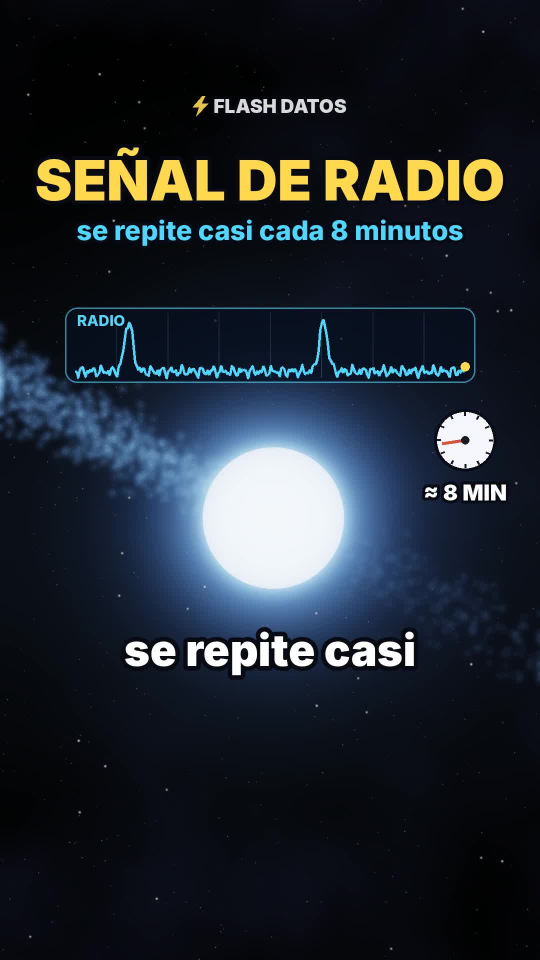
#> input picture videos/42-senal-radio-8-minutos/portada.jpg, 1080 x 1920 px (shown at 1/2 size); its folder holds only this picture in this run
$ python -i escena.py   (imports and definitions only)
#> lines starting #> are read from the running program, lines starting #| are printed output that depends on the picture
### motor/noise.py
import numpy as np
rng = np.random.default_rng(7)
PERM = rng.permutation(256)
P = np.concatenate([PERM, PERM]).astype(np.int64)
VALS = rng.random(256)


def _hash(ix, iy, iz):
    return VALS[P[P[P[ix & 255] + (iy & 255)] + (iz & 255)]]


def vnoise(x, y, z):
    xi, yi, zi = np.floor(x).astype(np.int64), np.floor(y).astype(np.int64), np.floor(z).astype(np.int64)
    xf, yf, zf = x - xi, y - yi, z - zi
    u, v, w = xf * xf * (3 - 2 * xf), yf * yf * (3 - 2 * yf), zf * zf * (3 - 2 * zf)
    c000 = _hash(xi, yi, zi); c100 = _hash(xi + 1, yi, zi)
    c010 = _hash(xi, yi + 1, zi); c110 = _hash(xi + 1, yi + 1, zi)
    c001 = _hash(xi, yi, zi + 1); c101 = _hash(xi + 1, yi, zi + 1)
    c011 = _hash(xi, yi + 1, zi + 1); c111 = _hash(xi + 1, yi + 1, zi + 1)
    x00 = c000 + u * (c100 - c000); x10 = c010 + u * (c110 - c010)
    x01 = c001 + u * (c101 - c001); x11 = c011 + u * (c111 - c011)
    y0 = x00 + v * (x10 - x00); y1 = x01 + v * (x11 - x01)
    return y0 + w * (y1 - y0)


def fbm(x, y, z, octaves=5, lac=2.0, gain=0.5, seed=0.0):
#> called with octaves = 5, lac = 2, gain = 0.5, seed = 21
    tot, amp, norm, f = 0.0, 1.0, 0.0, 1.0
    for o in range(octaves):
        off = seed * 17.31 + o * 31.7
        tot = tot + amp * vnoise(x * f + off, y * f - off * 0.7, z * f + off * 1.3)
        norm += amp; amp *= gain; f *= lac
    return tot / norm


def smooth(a, b, x):
    t = np.clip((x - a) / (b - a), 0, 1)
    return t * t * (3 - 2 * t)


def mix(a, b, t):
    t = t[..., None]
    return np.asarray(a) * (1 - t) + np.asarray(b) * t

### videos/42-senal-radio-8-minutos/escena.py
"""Flash Datos · video 42: la señal de radio que se repite casi cada 8 minutos (GPM J071507−114153).

Escena nueva: enana blanca que gira como faro con un solo haz de radio (pulso en cada vuelta) y un
osciloscopio que marca cada pulso; ondas de radio que cruzan el espacio hasta la Tierra (Australia);
la pareja con la estrella parecida al Sol; la docena de señales conocidas con una enana roja; la
prominencia y la llamarada iluminadas por el haz; cierre con la pareja completa.

Uso:
  python3 escena.py test 1 5 12 ...
  python3 escena.py chunk <ini> <fin> <out>
  python3 escena.py info
"""
import json, math, os, subprocess, sys
import numpy as np
from PIL import Image, ImageDraw, ImageFont
from scipy.ndimage import gaussian_filter, zoom as ndzoom

BASE = os.path.dirname(os.path.abspath(__file__))
sys.path.insert(0, BASE)
from noise import fbm

W, H, FPS = 1080, 1920, 30
TY = math.tan(math.radians(20)); TX = TY * W / H
PIX = 2 * TY / H

xs = ((np.arange(W) + 0.5) / W * 2 - 1) * TX
ys = (1 - (np.arange(H) + 0.5) / H * 2) * TY
DX, DY = np.meshgrid(xs, ys)
NRM = np.sqrt(DX * DX + DY * DY + 1)
DIRS = np.stack([DX / NRM, DY / NRM, -1 / NRM], axis=-1).astype(np.float64)

# [1 line not run here, left out]


def lin(c):
    return np.asarray(c, dtype=np.float32) ** 2.2


def smooth(a, b, x):
    t = np.clip((x - a) / (b - a), 0, 1)
    return t * t * (3 - 2 * t)


def ease(s):
    s = min(max(s, 0.0), 1.0)
    return s * s * s * (s * (6 * s - 15) + 10)


def ease_out(s):
    s = min(max(s, 0.0), 1.0)
    return 1 - (1 - s) ** 3


def lerp(a, b, s):
    return np.asarray(a, float) * (1 - s) + np.asarray(b, float) * s


# [24 lines left out: functions sample, rot_y, rot_x, not called in this run]


def latlon(v):
    return np.arcsin(np.clip(v[..., 1], -1, 1)), np.arctan2(v[..., 0], v[..., 2])


# [1 line not run here, left out]
# [1 line that did not run here, left out]
# [1 line that did not run here, left out]
# [1 line that did not run here, left out]


# ---------------- fondo ----------------
def make_background():
    rng = np.random.default_rng(9)
    bg = np.zeros((H, W, 3), np.float32)
    n = 1700
    x = rng.integers(0, W, n); y = rng.integers(0, H, n)
    inten = 0.02 + 0.45 * rng.random(n) ** 7
    tint = rng.random(n)
    col = np.stack([0.80 + 0.2 * tint, 0.86 + 0.06 * tint, 1.0 - 0.25 * tint], -1)
    np.add.at(bg, (y, x), col * inten[:, None])
    bg = gaussian_filter(bg, (0.6, 0.6, 0))
    big = np.zeros_like(bg)
    m = 40
    bx = rng.integers(0, W, m); by = rng.integers(0, H, m)
    np.add.at(big, (by, bx), np.array([1.0, 0.95, 0.9]) * (1.5 + 3 * rng.random(m))[:, None])
    bg += gaussian_filter(big, (1.3, 1.3, 0))
    gy, gx = np.mgrid[0:120, 0:68] / 40.0
    neb = fbm(gx, gy, np.full_like(gx, 2.3), 5, seed=21)
    neb = ndzoom(neb, (H / 120, W / 68), order=1)
    neb = np.clip((neb - 0.45) * 2.2, 0, 1) ** 1.6
    bg += neb[..., None] * np.array([0.012, 0.016, 0.045], np.float32)
    return bg


BG = make_background()

# ---------------- cámara ----------------
class Cam:
    # [7 lines left out: function __init__, not called in this run]

    def dirs(self, y0, y1, x0, x1):
        d = DIRS[y0:y1, x0:x1]
        return d[..., 0:1] * self.r + d[..., 1:2] * self.u + (-d[..., 2:3]) * self.f

    # [84 lines left out: functions proj, draw_earth, splat, not called in this run]


def bloom(img):
    small = img[::4, ::4]
    br = np.clip(small - 0.85, 0, None)
    g = gaussian_filter(br, (5, 5, 0)) * 0.55 + gaussian_filter(br, (22, 22, 0)) * 0.8 + gaussian_filter(br, (60, 60, 0)) * 0.45
    return img + ndzoom(g, (4, 4, 1), order=1)[:H, :W]


# [4 lines left out: function tonemap, not called in this run]


# [1 line not run here, left out]
# [1 line that did not run here, left out]
# [1 line that did not run here, left out]
# [1 line that did not run here, left out]
# [1 line that did not run here, left out]
# [1 line that did not run here, left out]
SPLIT = lambda k, f: S0[k] + (S1[k] - S0[k]) * f
# [1 line that did not run here, left out]
RE_KM = 6371.0
FD = os.path.join(BASE, "fonts", "")
_fc = {}


# [5 lines left out: function font, not called in this run]


YELLOW = (255, 216, 77); CYAN = (79, 216, 255); WHITE = (255, 255, 255); RED = (255, 90, 70); ORANGE = (255, 160, 70)
HL_WORDS = set()


# [15 lines left out: function groups_for_part, not called in this run]


CAPS = []
# [6 lines not run here, left out]


def is_hl(w):
    core = w.strip(".,:…?¿!¡()").lower()
    return any(ch.isdigit() for ch in core) or core in HL_WORDS or (core.isupper() and len(core) > 2) or w.strip(".,:…?¿!¡()").isupper()


# [28 lines left out: functions draw_caption, fade, not called in this run]


def txt(d, xy, s, size, col, A, fn="Inter-Black.otf", sw=8, anchor="mm"):
    d.text(xy, s, font=font(fn, size), fill=col + (A,), anchor=anchor, stroke_width=sw, stroke_fill=(8, 10, 20, A))


# [13 lines left out: function draw_label, not called in this run]


def bolt(cx, cy, s):
    pts = [(0.58, 0.0), (0.12, 0.56), (0.44, 0.56), (0.30, 1.0), (0.88, 0.38), (0.55, 0.38), (0.74, 0.0)]
    return [(cx + (px - 0.5) * s, cy + (py - 0.5) * s) for px, py in pts]


# [61 lines left out: functions draw_watermark, marker, draw_endcard, flash_alpha, glow, _paste, not called in this run]


# =====================================================================
#  VIDEO 42 · La señal de radio de cada 8 minutos · escena nueva
# =====================================================================

def unit(v):
    v = np.asarray(v, float)
    return v / np.linalg.norm(v)


def pt(cam, P):
    x, y, z = cam.proj(P)
    return float(x[0]), float(y[0]), float(z[0])


# [1 line that did not run here, left out]
# [1 line that did not run here, left out]
SOL_HOT = np.array([3.0, 2.3, 1.05]); SOL_COOL = np.array([1.9, 1.0, 0.32])
WD_HOT = np.array([1.5, 1.8, 2.4]); WD_COOL = np.array([1.0, 1.25, 1.8])
RD_HOT = np.array([1.9, 0.5, 0.16]); RD_COOL = np.array([0.9, 0.15, 0.04])


# [47 lines left out: function draw_star, not called in this run]


# ---------------- el faro: un haz de radio que gira ----------------
PV = 2.0          # segundos de video por vuelta (en la realidad, casi 8 minutos)
T_OFF = 0.55      # primer pulso
ALPHA = math.radians(80)


def theta(t):
    return 2 * math.pi * (t - T_OFF) / PV


def pulse(t):
    th = (theta(t) + math.pi) % (2 * math.pi) - math.pi
    return math.exp(-th * th / 0.035)


# [7 lines left out: function pulse_times, not called in this run]


RB = np.random.default_rng(42)
NB = 7000
B_S = RB.random(NB); B_J = RB.standard_normal((NB, 2)); B_TW = RB.random(NB)


# [44 lines left out: functions beam_axis, draw_beam, pulse_flash, draw_wd, not called in this run]


# ---------------- la pareja ----------------
U1 = np.array([1.0, 0.0, 0.0])
U2 = unit([0.0, 0.22, -1.0])
A_ORB = 2.9
R_SOL, R_WD = 1.0, 0.11


def wd_pos(t):
    ph = 2.35 + 0.045 * t
    return A_ORB * (math.cos(ph) * U1 + math.sin(ph) * U2)


# [29 lines left out: functions draw_pair, orbit_ring, not called in this run]


# ---------------- ondas de radio hacia la Tierra ----------------
SRC = np.array([2.2, 4.9, -20.0])


# ---------------- prominencia y llamarada ----------------
RP = np.random.default_rng(7)
NP_ = 2600
P_U = RP.random(NP_); P_J = RP.standard_normal((NP_, 3)); P_B = 0.5 + RP.random(NP_)
CD_L = unit([-0.29, 0.39, 0.88])
_er = unit(np.cross([0, 1, 0], CD_L)); _er = -_er if _er[0] > 0 else _er
_eu = np.cross(CD_L, _er)
_eu = _eu if _eu[1] > 0 else -_eu
def _limb(a):
    return unit(math.cos(a) * _er + math.sin(a) * _eu + 0.18 * CD_L)
PR_A = _limb(math.radians(25)); PR_B = _limb(math.radians(55))
LIMB_T = _limb(math.radians(40))


# [17 lines left out: functions slerp, prominence, not called in this run]


# ---------------- planos ----------------
FIRST = ["gancho", "distancia", "enana", "pareja", "docena", "llamaradas", "cierre"]
# [1 line that did not run here, left out]
# [1 line that did not run here, left out]
# [1 line that did not run here, left out]


# [56 lines left out: functions scene, span, sh_gancho, sh_distancia, sh_enana, sh_pareja, not called in this run]


RD_A = 1.25


# [43 lines left out: functions sh_docena, sh_llamaradas, sh_cierre, not called in this run]


SCENES = dict(gancho=sh_gancho, distancia=sh_distancia, enana=sh_enana, pareja=sh_pareja,
              docena=sh_docena, llamaradas=sh_llamaradas, cierre=sh_cierre)


# ---------------- textos y gráficos ----------------
# [145 lines left out: functions scope, clock, waves, dots12, overlays, not called in this run]


# Australia en el globo (coordenadas locales de la textura → se calcula una vez por cuadro)
AUS_LAT, AUS_LON = math.radians(-25.0), math.radians(146.0)
AUS = np.zeros(3)


# [17 lines left out: functions aus_point, render, not called in this run]


# [21 lines not run here, left out]

>>> import cv2
>>> picture = cv2.imread('portada.jpg', cv2.IMREAD_GRAYSCALE)
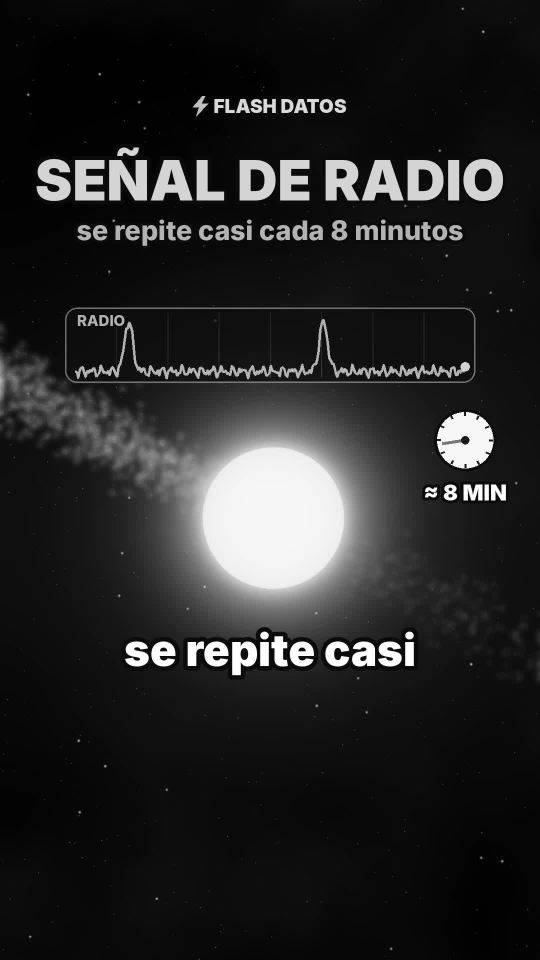
#> picture: shape (1920, 1080) (shown at 1/2 size); min 0, max 255, mean 38.2
>>> result = bloom(picture)
#> in bloom, `small = img[::4, ::4]`:
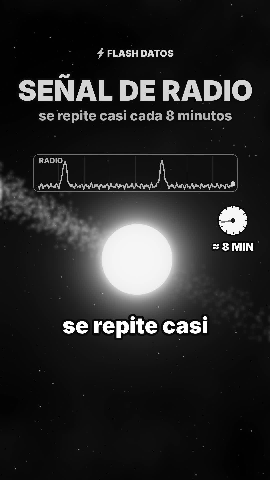
#> small: shape (480, 270); min 0, max 255, mean 38.5
#> (the run stopped early here; a loop or call above may not have finished)
